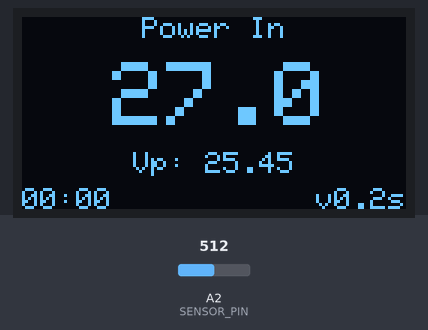
Recording of a sketch running on a simulated Arduino Nano, built with avr-gcc and run on an emulated ATmega328P. Parts: 128×64 one-colour display. The test bench sets the inputs (shaded band); at power-on: A2 (SENSOR_PIN) = 512.

Above: at 3.2 s.
3.3 s: A2 (SENSOR_PIN) set to 643
At 3.9 s:
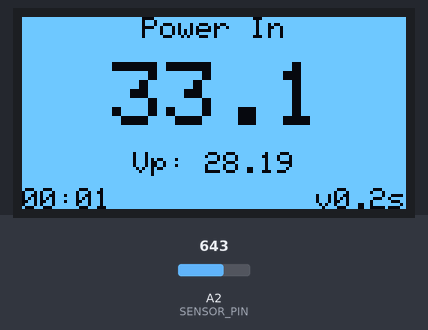
5.5 s: A2 (SENSOR_PIN) set to 663
At 6.8 s:
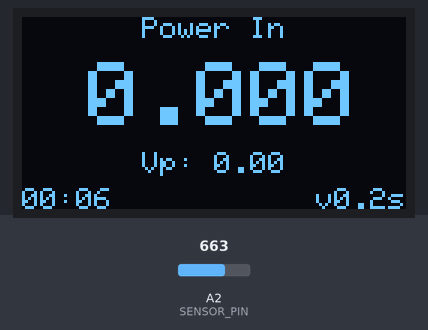
7.5 s: A2 (SENSOR_PIN) set to 511
At 8.28 s:
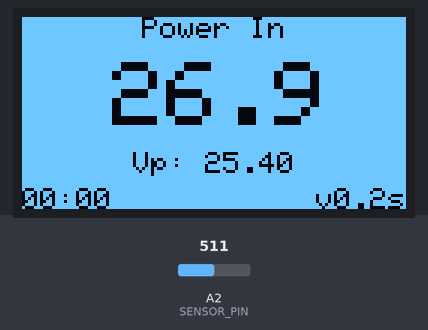
Timing chart, 0 to 10.5 s (numbered marks = the images above; inputs shaded):
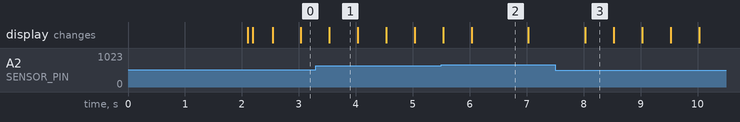

The sketch:

KN4YMJ_PowerMeter1.ino
```cpp
// (licence header left out)
/*
  Release 2.01  April 27, 2019, Jack Purdum, W8TEE, adjusted constants for power calculation
      and modified test routine.
  Release 2.00  April 24, 2019, Jack Purdum, W8TEE, Al Peter, AC8GY Project start from
    original DL
*/
//                                Compiled with Arduino Nano
//   NOTE: Some clones require using old bootloader option for upload (Tools --> Processor --> ATMega328P (Old Bootloader))
#define VERSION "v0.2s"   // 's' appended to version means Split Dummy Load (ie the diode pulls voltage from
                          // the center of a 2 banks of resistors that provide the 50 Ohm load.
#include <Wire.h>
#include <Adafruit_GFX.h>       // https://github.com/adafruit/Adafruit-GFX-Library
#include <Adafruit_SSD1306.h>   // https://github.com/adafruit/Adafruit_SSD1306

// #define DEBUG_SENSOR                 // Uncomment to calibrate and debug
// #define DEBUG_CALC
// #define DEBUG_DISPLAY
// #define DEBUG_TIMER
/*
  The following symbolic constants will vary somewhat depending upon how you build
  your version of the MDL.
 */
#define DIODE_VOLTAGE_DROP      0.289      // Voltage drop from diode you selected.
#define R1_OHMS                29.510      // Resistor R1 in voltage divider circuit
#define R2_OHMS                 3.175      //     "    R2               "
#define Vp_CALIBRATION_CONST    0.989      // This, too.
#define P_CALIBRATION_CONST     1.000      //
/*
  If your circuit measures the voltage between the resistors in a split load, and those loads have equal resistance:
    1) DUMMY_LOAD_OHMS should be set to the value of the load you're measuring the voltage aross (ie half the total load).
    2) RMS_CONSTANT should be set to 1.0 insteald of SQRT(2)/2
  This is necessary because you're actually measuring half the power through half the load. We could just multiply
  the calculated power by two, except the calculated power depends on adding in the voltage lost in the diode and that
  voltage doesn't change based on where the diode is connected. Thereofre, we must adjust the measured voltage BEFORE
  adding in the diode voltage. Which means at the same point where we convert the measured (peak) voltage to an RMS voltage.
  Since P = V^2/R  doubling the power means multiplying the voltage by the square root of 2, but to convert to RMS, we
  multiply by the square root of 2 divided by 2.  so sqrt(2) * sqrt(2) / 2 = 2/2 = 1.
  But we're not done. We also have to double R because math.
  The math works out such that if you use twice the load value
  If the two loads are not nearly equal in resistance, more math will be necessary than is provided in this code.
*/
#define DUMMY_LOAD_OHMS         24.5       // Measure your RF power resistor resistance and place its value here.
#define WARNING_POWER_THRESHOLD 20.0       // Set this to a value at which you want the screen to warn the user.
#define RMS_CONSTANT             1.0       // 0.70711 - for non split mode. 1.0 for split mode. See above.
#define VOLTS_PER_UNIT   (5.0/1024.0)      // 10-bit ADC is 1024 units with a max of 5V on the pin

#define DISPLAY_INTERVAL 500

#define RX_DETECT_WARNING_THRESHOL  9999
#define POWER_WARNING_THRESHOLD    19.95

#define SENSOR_PIN               A2        // Analog pin that samples the voltage
#define READS_PER_AVG            50        // We use a sample average for display
#define SENSOR_READ_INTERVAL     10        // ms to wait between reads to allow pin to 'settle'
#define REFRESH_DELAY            50        // Additional time to wait before starting the next cycle of reading/updating
#define DISPLAY_WIDTH           128
#define DISPLAY_HEIGHT           64
#define X_CENTER            (DISPLAY_WIDTH/2)
#define Y_CENTER            (DISPLAY_HEIGHT/2)
Adafruit_SSD1306 display(DISPLAY_WIDTH, DISPLAY_HEIGHT);
#define sensorAverage ((float)sensorSum/(float)READS_PER_AVG)

unsigned long rxStartMills = 0;

short sensorData[READS_PER_AVG];
int sensorIndex = 0;
int sensorSum = 0;
unsigned long lastSensorReadMills = 0;
unsigned long lastReportMills = 0;
bool displayInvert = false;
/*****
  Let's get things started.
*****/
void setup()
{
  // Don't need the serial object unless debugging
#if defined(DEBUG_SENSOR) || defined(DEBUG_CALC) || defined(DEBUG_DISPLAY) || defined(DEBUG_TIMER)
  Serial.begin(115200);
#endif

  display.begin(SSD1306_SWITCHCAPVCC, 0x3C);
  Splash();
}

/*****
  MAIN LOOP
*****/
void loop() {
  unsigned long currentMills;
  currentMills = millis();
  ReadSensor(SENSOR_PIN, currentMills);

  DisplayResults(currentMills);
}

/*****
  To show sign on at start up
*****/
void Splash()
{
  display.clearDisplay();     // Clear the graphics display buffer.
  display.setTextSize(1);
  display.setTextColor(WHITE);
  display.setCursor(0, 0);
  display.print(  "Mini Dummy Load ");
  display.println(VERSION);
  display.println("          by         ");
  display.println("     John, KN4YMJ    ");
  display.println();
  display.println();
  display.println(" Original design by: ");
  display.println(" Jack Purdum, W8TEE  ");
  display.println("   Al Peter, AC8GY   ");
  display.display();
  delay(2000);
}

/*****
  Read and average a value from the specified pin.
*****/
void ReadSensor(int pin, unsigned long currentMills) {
  if (currentMills - lastSensorReadMills < SENSOR_READ_INTERVAL)
    return;

  lastSensorReadMills += SENSOR_READ_INTERVAL;

  if (rxStartMills == 0) {
    rxStartMills = currentMills;
  }

  sensorSum -= sensorData[sensorIndex]; // Remove oldest sensor value
  int newValue = analogRead(pin);
  sensorData[sensorIndex] = newValue;
  sensorSum += newValue;
  sensorIndex = (sensorIndex + 1) % READS_PER_AVG;

  if (sensorAverage < 10) {
    rxStartMills = 0;
  }

#ifdef DEBUG_SENSOR
  Serial.print("sum = ");Serial.println(sensorSum);
  Serial.print("avg = ");Serial.println(sensorAverage);
#endif //DEBUG_SENSOR
}

/*****
  Display the measurements in a manner that is easy on the eyes.
*****/
void DisplayResults(unsigned long currentMills) {
  if (currentMills - lastReportMills < DISPLAY_INTERVAL)
     return;
  lastReportMills += DISPLAY_INTERVAL;

  char textLine[(DISPLAY_WIDTH/6)+1];

  display.clearDisplay();
  display.setTextColor(WHITE);

  displayHorizCentered("Power In", 1, 0);

  float Vp = GetPeakVoltage();
  float power = CalculateWatts(Vp);

  getPowerString(power, sizeof(textLine), textLine);
  displayHorizCentered(textLine, 3, 15);

  char volts[8];
  dtostrf(Vp,4,2,volts);
  sprintf(textLine,"Vp: %s", volts);
  displayHorizCentered(textLine, 1, 45);

  // This will display the time (minutes:seconds) since boot, unless an active signal
  // is present, in which case it will display the time since the signal was first
  // detected.
  unsigned long millsSinceRxDetect = currentMills - rxStartMills;
  getTimeStringFromMills(millsSinceRxDetect, sizeof(textLine), textLine);

  // Use y offset of 7 bc we don't care about the space at the bottom the chars.
  // We would care if text has a g, j, q, y.
  displayLeftJustified(textLine, 1, DISPLAY_HEIGHT - 7);
  displayRightJustified(VERSION, 1, DISPLAY_HEIGHT - 7);

#ifdef DEBUG_DISPLAY
  drawCrossHairs();
#endif //DEBUG_DISPLAY

  if ((power > POWER_WARNING_THRESHOLD) || (rxStartMills != 0 && millsSinceRxDetect > RX_DETECT_WARNING_THRESHOL)) {
    displayInvert= !displayInvert;
    display.invertDisplay(displayInvert);
  }
  else {
    displayInvert = false;
    display.invertDisplay(false);
  }

  display.display();
}

/*****
  Convert the value read from the MDL/s analog pin and convert it to watts. The
  circuit uses a voltage divider to make sure the Nano's 5V limit is not exceeded.
  This is based on the formula:
    Vpeak = Vmeasured * (1 + (R1/R2))

  The sensor reads an integer value between 0 and 1023 (1024 distinct values) for the range of 0-5V.
  Thus, we can multiply the sesnor reading by 5/1024 to determine volts measured.
    Vmeasured = sensorAverage * VOLTS_PER_UNIT

  Note that this is not the actual peak voltage since it does not yet account for the diode's voltage drop.
  However, this value is easy to measure with a multi meter and so can be used for calibration.
*****/
float GetPeakVoltage()
{
  float voltsPeak = Vp_CALIBRATION_CONST * (sensorAverage * VOLTS_PER_UNIT) * (1.0 + ((float)R1_OHMS / (float)R2_OHMS));
  if (voltsPeak < 0.015) voltsPeak = 0;
#ifdef DEBUG_CALC
  Serial.print("Vp = ");Serial.print(voltsPeak);Serial.println("V");
#endif // DEBUG_CALC
  return voltsPeak;
}

/****
  Calculate RMS Power.

  Given Vin we need to convert to Vrms, so we can apply the power equation.
  We also need to add the diode's voltage drop after converting to RMS.

  Knowing the input voltage allows us to determine the power: Pw =  Vin * Vin / R
****/
float CalculateWatts(float voltsIn)
{
  float voltsRMS = 0;
  float dummyLoadOhms = DUMMY_LOAD_OHMS;

  if (voltsIn > DIODE_VOLTAGE_DROP) {
    voltsRMS = (RMS_CONSTANT * voltsIn) + DIODE_VOLTAGE_DROP;   // Convert Vpeak to RMS and add diode D1 voltage drop
  }
  float powerRMS = P_CALIBRATION_CONST * (voltsRMS * voltsRMS ) / DUMMY_LOAD_OHMS;
#ifdef DEBUG_CALC
  Serial.print("P = ");Serial.print(powerRMS);Serial.println("W");
#endif //DEBUG_CALC
  return powerRMS;                            // Apply your factor
}

/*****
  Format the power into a pretty string so we can inform the user.
*****/
void getPowerString(float power, int strsize, char *powerStr) {
  char out[6];
  if (power < 0.9995) {
    dtostrf(power, -4, 3, out);
  } else if (power < 9.995) {
    dtostrf(power, -3, 2, out);
  } else if (power < 99.95) {
    dtostrf(power, -3, 1, out);
  } else {
    dtostrf(power, -3, 0, out);
  }

  int minsize = min(strlen(out), strsize);
  strncpy(powerStr, out, minsize);
  powerStr[minsize] = '\0';
}

/*****
  Generate a string of running time m:ss so we can inform the user.
*****/
void getTimeStringFromMills(long mills, int strsize, char *timeStr) {
  char out[6];

  int secs = mills/1000 % 60;
  int mins = mills/60000;
  sprintf(out, "%02d:%02d", mins, secs);

  int minsize = min(strlen(out), strsize);
  strncpy(timeStr, out, minsize);
  timeStr[minsize] = '\0';
}

/*****
  Get text width in pixels based on textSize
*****/
int getTextWidthinPx(int textSize) {
  // from: https://forum.arduino.cc/t/how-many-pixel-width-for-one-char-in-tft-screen/464907
  // The space occupied by a character using the standard font is 6 pixels wide by 8 pixels high.
  // A two characters string sent with this command occup a space that is 12 pixels wide by 8 pixels
  switch (textSize) {
      default:
      case (1): return 6;
      case (2): return 12;  // untested
      case (3): return 17;  // 17 and not 18 b/c space between chars isnt' scaled the same as the characters.
    }
}

/*****
  Center text on the screen. NOTE: Does not call display.display.
*****/
void displayHorizCentered(const char *text, int textSize, int y) {
  int textScale = getTextWidthinPx(textSize);

  int x = X_CENTER - textScale*strlen(text)/2;
  display.setTextSize(textSize);
  display.setCursor(x, y);
  display.print(text);
}

/*****
  Right justify text on the screen. NOTE: Does not call display.display.
*****/
void displayRightJustified(const char *text, int textSize, int y) {
  int textScale = getTextWidthinPx(textSize);
  display.setTextSize(textSize);
  display.setCursor(DISPLAY_WIDTH - (6 * strlen(text)),y);
  display.print(text);
}

/*****
  Left justify text on the screen. NOTE: Does not call display.display.
*****/
void displayLeftJustified(const char *text, int textSize, int y) {
  display.setTextSize(textSize);
  display.setCursor(0,y);
  display.print(text);
}
#ifdef DEBUG_DISPLAY
/*****
  Draw some crosshairs to make centering things easy.
*****/
void drawCrossHairs() {
  display.drawLine(X_CENTER,0,X_CENTER, DISPLAY_HEIGHT, WHITE);
  display.drawLine(0,Y_CENTER,DISPLAY_WIDTH, Y_CENTER, WHITE);
  //display.drawRect(0, 0, 128, 64, WHITE);
}
#endif //DEBUG_DISPLAY
```

Measured:
- what the display in image 1 shows lasts 0.5 s, from 3.5 s to 4.0 s
- what the display in image 2 shows lasts 1.0 s, from 6.0 s to 7.0 s
